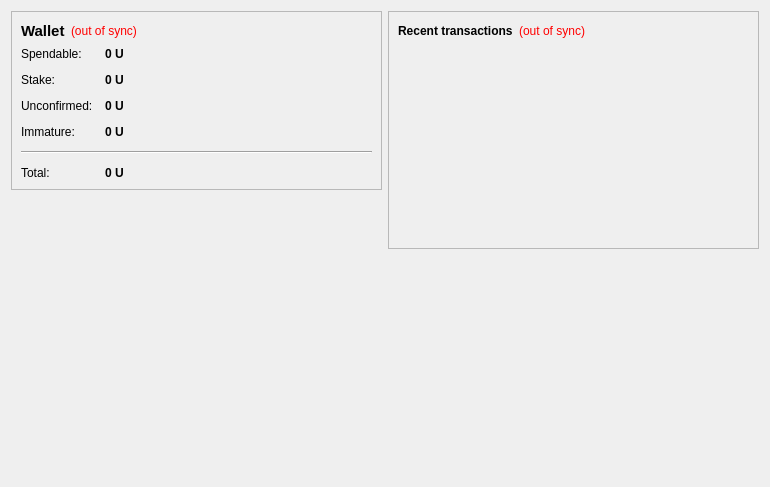
<?xml version="1.0" encoding="UTF-8"?>
<ui version="4.0">
 <class>OverviewPage</class>
 <widget class="QWidget" name="OverviewPage">
  <property name="geometry">
   <rect>
    <x>0</x>
    <y>0</y>
    <width>770</width>
    <height>487</height>
   </rect>
  </property>
  <property name="windowTitle">
   <string>Form</string>
  </property>
  <layout class="QHBoxLayout" name="horizontalLayout" stretch="1,1">
   <item>
    <layout class="QVBoxLayout" name="verticalLayout_2">
     <item>
      <widget class="QFrame" name="frame">
       <property name="frameShape">
        <enum>QFrame::StyledPanel</enum>
       </property>
       <property name="frameShadow">
        <enum>QFrame::Raised</enum>
       </property>
       <layout class="QVBoxLayout" name="verticalLayout_4">
        <item>
         <layout class="QHBoxLayout" name="horizontalLayout_4">
          <item>
           <widget class="QLabel" name="label_5">
            <property name="font">
             <font>
              <pointsize>11</pointsize>
              <weight>75</weight>
              <bold>true</bold>
             </font>
            </property>
            <property name="text">
             <string>Wallet</string>
            </property>
           </widget>
          </item>
          <item>
           <widget class="QLabel" name="labelWalletStatus">
            <property name="toolTip">
             <string>The displayed information may be out of date. Your wallet automatically synchronizes with the UCoin network after a connection is established, but this process has not completed yet.</string>
            </property>
            <property name="styleSheet">
             <string notr="true">QLabel { color: red; }</string>
            </property>
            <property name="text">
             <string notr="true">(out of sync)</string>
            </property>
            <property name="alignment">
             <set>Qt::AlignLeading|Qt::AlignLeft|Qt::AlignVCenter</set>
            </property>
           </widget>
          </item>
          <item>
           <spacer name="horizontalSpacer_2">
            <property name="orientation">
             <enum>Qt::Horizontal</enum>
            </property>
            <property name="sizeHint" stdset="0">
             <size>
              <width>40</width>
              <height>20</height>
             </size>
            </property>
           </spacer>
          </item>
         </layout>
        </item>
        <item>
         <layout class="QFormLayout" name="formLayout_2">
          <property name="fieldGrowthPolicy">
           <enum>QFormLayout::AllNonFixedFieldsGrow</enum>
          </property>
          <property name="horizontalSpacing">
           <number>12</number>
          </property>
          <property name="verticalSpacing">
           <number>12</number>
          </property>
          <item row="0" column="0">
           <widget class="QLabel" name="label">
            <property name="text">
             <string>Spendable:</string>
            </property>
           </widget>
          </item>
          <item row="0" column="1">
           <widget class="QLabel" name="labelBalance">
            <property name="font">
             <font>
              <weight>75</weight>
              <bold>true</bold>
             </font>
            </property>
            <property name="cursor">
             <cursorShape>IBeamCursor</cursorShape>
            </property>
            <property name="toolTip">
             <string>Your current spendable balance</string>
            </property>
            <property name="text">
             <string notr="true">0 U</string>
            </property>
            <property name="textInteractionFlags">
             <set>Qt::LinksAccessibleByMouse|Qt::TextSelectableByKeyboard|Qt::TextSelectableByMouse</set>
            </property>
           </widget>
          </item>
          <item row="1" column="0">
           <widget class="QLabel" name="label_6">
            <property name="text">
             <string>Stake:</string>
            </property>
           </widget>
          </item>
          <item row="1" column="1">
           <widget class="QLabel" name="labelStake">
            <property name="font">
             <font>
              <weight>75</weight>
              <bold>true</bold>
             </font>
            </property>
            <property name="cursor">
             <cursorShape>IBeamCursor</cursorShape>
            </property>
            <property name="toolTip">
             <string>Total of coins that was staked, and do not yet count toward the current balance</string>
            </property>
            <property name="text">
             <string notr="true">0 U</string>
            </property>
            <property name="textInteractionFlags">
             <set>Qt::LinksAccessibleByMouse|Qt::TextSelectableByKeyboard|Qt::TextSelectableByMouse</set>
            </property>
           </widget>
          </item>
          <item row="2" column="0">
           <widget class="QLabel" name="label_3">
            <property name="text">
             <string>Unconfirmed:</string>
            </property>
           </widget>
          </item>
          <item row="2" column="1">
           <widget class="QLabel" name="labelUnconfirmed">
            <property name="font">
             <font>
              <weight>75</weight>
              <bold>true</bold>
             </font>
            </property>
            <property name="cursor">
             <cursorShape>IBeamCursor</cursorShape>
            </property>
            <property name="toolTip">
             <string>Total of transactions that have yet to be confirmed, and do not yet count toward the current balance</string>
            </property>
            <property name="text">
             <string notr="true">0 U</string>
            </property>
            <property name="textInteractionFlags">
             <set>Qt::LinksAccessibleByMouse|Qt::TextSelectableByKeyboard|Qt::TextSelectableByMouse</set>
            </property>
           </widget>
          </item>
          <item row="3" column="0">
           <widget class="QLabel" name="labelImmatureText">
            <property name="text">
             <string>Immature:</string>
            </property>
           </widget>
          </item>
          <item row="3" column="1">
           <widget class="QLabel" name="labelImmature">
            <property name="font">
             <font>
              <weight>75</weight>
              <bold>true</bold>
             </font>
            </property>
            <property name="toolTip">
             <string>Mined balance that has not yet matured</string>
            </property>
            <property name="text">
             <string notr="true">0 U</string>
            </property>
            <property name="textInteractionFlags">
             <set>Qt::LinksAccessibleByMouse|Qt::TextSelectableByKeyboard|Qt::TextSelectableByMouse</set>
            </property>
           </widget>
          </item>
          <item row="4" column="0" colspan="2">
           <widget class="Line" name="line">
            <property name="orientation">
             <enum>Qt::Horizontal</enum>
            </property>
           </widget>
          </item>
          <item row="5" column="0">
           <widget class="QLabel" name="labelTotalText">
            <property name="text">
             <string>Total:</string>
            </property>
           </widget>
          </item>
          <item row="5" column="1">
           <widget class="QLabel" name="labelTotal">
            <property name="font">
             <font>
              <weight>75</weight>
              <bold>true</bold>
             </font>
            </property>
            <property name="cursor">
             <cursorShape>IBeamCursor</cursorShape>
            </property>
            <property name="toolTip">
             <string>Your current total balance</string>
            </property>
            <property name="text">
             <string notr="true">0 U</string>
            </property>
            <property name="textInteractionFlags">
             <set>Qt::LinksAccessibleByMouse|Qt::TextSelectableByKeyboard|Qt::TextSelectableByMouse</set>
            </property>
           </widget>
          </item>
         </layout>
        </item>
       </layout>
      </widget>
     </item>
     <item>
      <spacer name="verticalSpacer">
       <property name="orientation">
        <enum>Qt::Vertical</enum>
       </property>
       <property name="sizeHint" stdset="0">
        <size>
         <width>20</width>
         <height>40</height>
        </size>
       </property>
      </spacer>
     </item>
     <item>
      <widget class="QLabel" name="label_2">
       <property name="autoFillBackground">
        <bool>true</bool>
       </property>
       <property name="text">
        <string/>
       </property>
       <property name="pixmap">
        <pixmap resource="../bitcoin.qrc">:/icons/techbg</pixmap>
       </property>
       <property name="scaledContents">
        <bool>false</bool>
       </property>
       <property name="margin">
        <number>0</number>
       </property>
      </widget>
     </item>
    </layout>
   </item>
   <item>
    <layout class="QVBoxLayout" name="verticalLayout_3">
     <item>
      <widget class="QFrame" name="frame_2">
       <property name="frameShape">
        <enum>QFrame::StyledPanel</enum>
       </property>
       <property name="frameShadow">
        <enum>QFrame::Raised</enum>
       </property>
       <layout class="QVBoxLayout" name="verticalLayout">
        <item>
         <layout class="QHBoxLayout" name="horizontalLayout_2">
          <item>
           <widget class="QLabel" name="label_4">
            <property name="text">
             <string>&lt;b&gt;Recent transactions&lt;/b&gt;</string>
            </property>
           </widget>
          </item>
          <item>
           <widget class="QLabel" name="labelTransactionsStatus">
            <property name="toolTip">
             <string>The displayed information may be out of date. Your wallet automatically synchronizes with the UCoin network after a connection is established, but this process has not completed yet.</string>
            </property>
            <property name="styleSheet">
             <string notr="true">QLabel { color: red; }</string>
            </property>
            <property name="text">
             <string notr="true">(out of sync)</string>
            </property>
            <property name="alignment">
             <set>Qt::AlignRight|Qt::AlignTrailing|Qt::AlignVCenter</set>
            </property>
           </widget>
          </item>
          <item>
           <spacer name="horizontalSpacer">
            <property name="orientation">
             <enum>Qt::Horizontal</enum>
            </property>
            <property name="sizeHint" stdset="0">
             <size>
              <width>40</width>
              <height>20</height>
             </size>
            </property>
           </spacer>
          </item>
         </layout>
        </item>
        <item>
         <widget class="QListView" name="listTransactions">
          <property name="styleSheet">
           <string notr="true">QListView { background: transparent; }</string>
          </property>
          <property name="frameShape">
           <enum>QFrame::NoFrame</enum>
          </property>
          <property name="verticalScrollBarPolicy">
           <enum>Qt::ScrollBarAlwaysOff</enum>
          </property>
          <property name="horizontalScrollBarPolicy">
           <enum>Qt::ScrollBarAlwaysOff</enum>
          </property>
          <property name="selectionMode">
           <enum>QAbstractItemView::NoSelection</enum>
          </property>
         </widget>
        </item>
       </layout>
      </widget>
     </item>
     <item>
      <spacer name="verticalSpacer_2">
       <property name="orientation">
        <enum>Qt::Vertical</enum>
       </property>
       <property name="sizeHint" stdset="0">
        <size>
         <width>20</width>
         <height>40</height>
        </size>
       </property>
      </spacer>
     </item>
    </layout>
   </item>
  </layout>
 </widget>
 <resources/>
 <connections/>
</ui>
